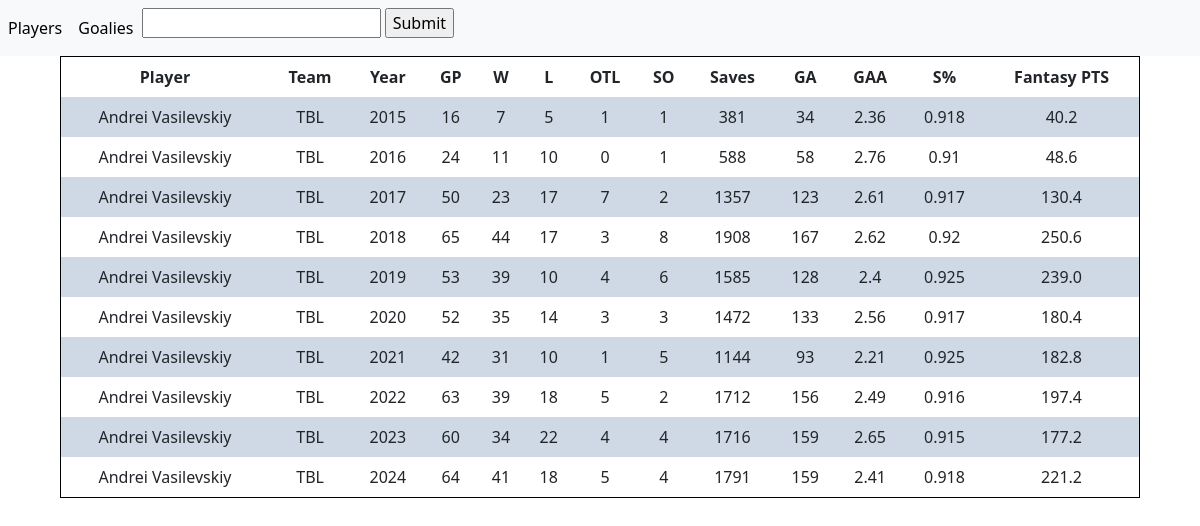
/goalie/8476883/, run on the app's committed database.
### fantasy/models.py (models this page shows, shortened)
class GoalieStats(models.Model):
    player = models.ForeignKey(Player, on_delete=models.CASCADE)
    season = models.ForeignKey(Season, on_delete=models.CASCADE)
    team = models.ForeignKey(Team, on_delete=models.CASCADE, null=True)
    games = models.IntegerField(default = 0)
    wins = models.IntegerField(default = 0)
    losses = models.IntegerField(default = 0)
    ot = models.IntegerField(default = 0)
    shutouts = models.IntegerField(default = 0)
    saves = models.IntegerField(default = 0)
    powerPlaySaves = models.IntegerField(default = 0)
    shortHandSaves = models.IntegerField(default = 0)
    evenSaves = models.IntegerField(default = 0)
    powerPlayShots = models.IntegerField(default = 0)
    shortHandShots = models.IntegerField(default = 0)
    evenShots = models.IntegerField(default = 0)
    savePercentage = models.FloatField(default = 0)
    goalAgainstAverage = models.FloatField(default = 0)
    ppSavePercentage = models.FloatField(default = 0)
    shSavePercentage = models.FloatField(default = 0)
    evenSavePercentage = models.FloatField(default = 0)
    shotsAgainst = models.IntegerField(default = 0)
    goalsAgainst = models.IntegerField(default = 0)
    toi = models.CharField(max_length = 12, default = "N/A")
    fantasyPoints = models.FloatField(default = 0)

class Player(models.Model):
    name = models.CharField(max_length = 50, default = "")
    team = models.ForeignKey(Team, on_delete=models.CASCADE)
    number = models.IntegerField(default = -1)
    age = models.IntegerField(default = -1)
    height = models.CharField(max_length = 3, default = "X") #In foot, inches
    weight = models.IntegerField(default = -1) #in pounds
    id_num = models.IntegerField(default = -1) #Id num for NHL api
    country = models.CharField(max_length = 20, default = "N/A")
    position = models.CharField(max_length = 20, default = "N/A")
    pos_code = models.CharField(max_length = 3, default = "X")

class Team(models.Model):
    name = models.CharField(max_length = 50, default = "")
    division = models.CharField(max_length = 50, default = "")
    conference = models.CharField(max_length = 50, default = "")
    acronym = models.CharField(max_length = 3, default = "") #3 letter abreviation
    id_num = models.IntegerField(default = -1) #Id number for NHL api

class Season(models.Model):
    year = models.IntegerField()
    current_season = models.BooleanField(default = False) #marks which season is the current season

### fantasy/views.py (the view)
# urls.py: path("goalie/<int:id_num>/", views.goalie_details, name="goalie_details"),
def goalie_details(request, id_num):
    person = Player.objects.filter(id_num=id_num)[0]
    details = GoalieStats.objects.filter(player=person)
    players = Player.objects.all()
    context = {
        "players": players,
        "player_list": details
        }
    template = loader.get_template("goalies_details.html")
    return HttpResponse(template.render(context, request))

### templates/goalies_details.html (shortened to what this page needs)
{% load static %}
<!DOCTYPE html>
<html>
<link rel="stylesheet" type="text/css" href="{% static '\css\table_style.css' %}">
<head>
  <link href="https://cdn.jsdelivr.net/npm/bootstrap@5.3.0/dist/css/bootstrap.min.css" rel="stylesheet">
</head>
<body>
{% include 'navbar.html' %}
<div id="Players" class="tabcontent">
    <table id="player_table" class="base-table">
        <tr>
            <th>Player</th>
            <th>Team</th>
            <th>Year</th>
            <th>GP</th>
            <th>W</th>
            <th>L</th>
            <th>OTL</th>
            <th>SO</th>
            <th>Saves</th>
            <th>GA</th>
            <th>GAA</th>
            <th>S%</th>
            <th>Fantasy PTS</th>
        </tr>
        {% for stat in player_list %}
            <tr onmouseenter="highlightRow(this)" onmouseleave="unhighlightRow(this)">
                <td>{{stat.player.name}}</td>
                <td>{{stat.team.acronym}}</td>
                <td>{{stat.season.year}}</td>
                <td>{{stat.games}}</td>
                <td>{{stat.wins}}</td>
                <td>{{stat.losses}}</td>
                <td>{{stat.ot}}</td>
                <td>{{stat.shutouts}}</td>
                <td>{{stat.saves}}</td>
                <td>{{stat.goalsAgainst}}</td>
                <td>{{stat.goalAgainstAverage}}</td>
                <td>{{stat.savePercentage}}</td>
                <td>{{stat.fantasyPoints}}</td>
            </tr>
        {% endfor %}
    </table>
</div>
</body>
</html>

### static/css/table_style.css (style rules this page uses)
table, th, td { border: 1px solid black; border-top: none; border-bottom: none; padding: 8px; border-collapse: collapse; text-align: center; }
tr:nth-child(even) { background-color: #FCF5E5; }
tr:nth-child(odd) { background-color: #FFFFFF; }
.base-table { width: 90%; margin: 0 auto; border: 1px solid black; border-collapse: collapse; text-align: center; }
tr:nth-child(even):not(.highlighted-row) { background-color: #CED9E5; }
tr:nth-child(odd):not(.highlighted-row) { background-color: #FFFFFF; }

### data on the page
GoalieStats: player.name "Andrei Vasilevskiy", team.acronym "TBL", season.year "2015", games "16", wins "7", losses "5", ot "1", shutouts "1", saves "381", goalsAgainst "34", goalAgainstAverage "2.36", savePercentage "0.918", fantasyPoints "40.2"
GoalieStats: player.name "Andrei Vasilevskiy", team.acronym "TBL", season.year "2016", games "24", wins "11", losses "10", ot "0", shutouts "1", saves "588", goalsAgainst "58", goalAgainstAverage "2.76", savePercentage "0.91", fantasyPoints "48.6"
GoalieStats: player.name "Andrei Vasilevskiy", team.acronym "TBL", season.year "2017", games "50", wins "23", losses "17", ot "7", shutouts "2", saves "1357", goalsAgainst "123", goalAgainstAverage "2.61", savePercentage "0.917", fantasyPoints "130.4"
GoalieStats: player.name "Andrei Vasilevskiy", team.acronym "TBL", season.year "2018", games "65", wins "44", losses "17", ot "3", shutouts "8", saves "1908", goalsAgainst "167", goalAgainstAverage "2.62", savePercentage "0.92", fantasyPoints "250.6"
GoalieStats: player.name "Andrei Vasilevskiy", team.acronym "TBL", season.year "2019", games "53", wins "39", losses "10", ot "4", shutouts "6", saves "1585", goalsAgainst "128", goalAgainstAverage "2.4", savePercentage "0.925", fantasyPoints "239.0"
GoalieStats: player.name "Andrei Vasilevskiy", team.acronym "TBL", season.year "2020", games "52", wins "35", losses "14", ot "3", shutouts "3", saves "1472", goalsAgainst "133", goalAgainstAverage "2.56", savePercentage "0.917", fantasyPoints "180.4"
GoalieStats: player.name "Andrei Vasilevskiy", team.acronym "TBL", season.year "2021", games "42", wins "31", losses "10", ot "1", shutouts "5", saves "1144", goalsAgainst "93", goalAgainstAverage "2.21", savePercentage "0.925", fantasyPoints "182.8"
GoalieStats: player.name "Andrei Vasilevskiy", team.acronym "TBL", season.year "2022", games "63", wins "39", losses "18", ot "5", shutouts "2", saves "1712", goalsAgainst "156", goalAgainstAverage "2.49", savePercentage "0.916", fantasyPoints "197.4"
GoalieStats: player.name "Andrei Vasilevskiy", team.acronym "TBL", season.year "2023", games "60", wins "34", losses "22", ot "4", shutouts "4", saves "1716", goalsAgainst "159", goalAgainstAverage "2.65", savePercentage "0.915", fantasyPoints "177.2"
GoalieStats: player.name "Andrei Vasilevskiy", team.acronym "TBL", season.year "2024", games "64", wins "41", losses "18", ot "5", shutouts "4", saves "1791", goalsAgainst "159", goalAgainstAverage "2.41", savePercentage "0.918", fantasyPoints "221.2"
